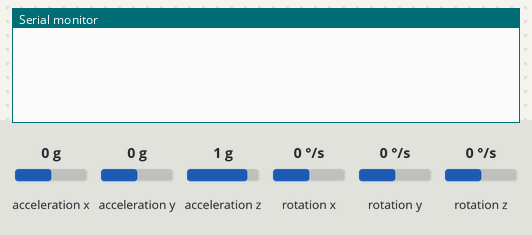
Simulated run of this sketch. Board: Arduino Uno, built with avr-gcc and run on an emulated ATmega328P. Parts: the last lines printed to the serial monitor. Wiring (inferred from the names in the program): MPU-6050 motion sensor at I2C address 0x68. Inputs (shaded band) come from the test bench; at power-on: rotation x 0 °/s, rotation y 0 °/s, acceleration x 0 g, acceleration y 0 g, acceleration z 1 g, rotation z 0 °/s.

Above: at 1.8 s.
1.9 s: rotation x set to -192 °/s
At 2.4 s:
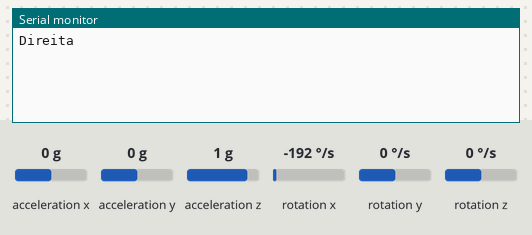
4.5 s: rotation y set to -2 °/s
At 5.8 s:
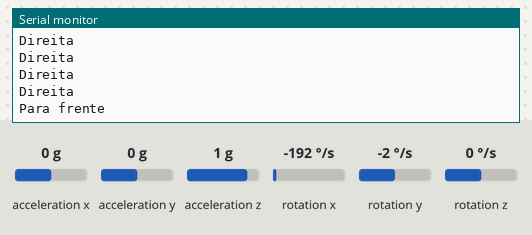

The sketch:

classroom07_gyroscope_accelerometer.ino
```cpp
/*

   **Programa modificado para exibir na tela a direção que o sensor está inclinado.

   MPU-6050 Test

   This simple program reads and prints to the Serial Monitor window
   the raw X/Y/Z values for the accelerometer and the gyro
   It also calculates the pitch and roll values as well as the temperature
   in F and C.

   Connect VDD to 5V and GND to ground on the MCU
   Connect SCL to SCL on MCU and SDA to SDA on MCU

  Note that the correction values can be used to put in an offset to adjust the
  values toward 0 or in the case of the temperature to adjust it to match a
  reference temperature measurement device.
*/
#include<Wire.h>
#include <math.h>
const int MPU=0x68;
int16_t AcX,AcY,AcZ,Tmp,GyX,GyY,GyZ;
double pitch,roll;
//===============================================================================
//  Initialization
//===============================================================================
void setup(){
Wire.begin();
Wire.beginTransmission(MPU);
Wire.write(0x6B);
Wire.write(0);
Wire.endTransmission(true);
Serial.begin(9600);
}
//===============================================================================
//  Main
//===============================================================================
void loop(){
Wire.beginTransmission(MPU);
Wire.write(0x3B);
Wire.endTransmission(false);
Wire.requestFrom(MPU,14,true);

int AcXoff,AcYoff,AcZoff,GyXoff,GyYoff,GyZoff;
int temp,toff;
double t,tx,tf;

//Acceleration data correction
AcXoff = 300;
AcYoff = 20;
AcZoff = -16250;

//Temperature correction
toff = -1400;

//Gyro correction
GyXoff = 20;
GyYoff = -200;
GyZoff = 30;

//read accel data and apply correction
AcX=((Wire.read()<<8|Wire.read()) + AcXoff)/256;
AcY=((Wire.read()<<8|Wire.read()) + AcYoff)/256;
AcZ=((Wire.read()<<8|Wire.read()) + AcZoff)/256;

//read temperature data & apply correction
temp=(Wire.read()<<8|Wire.read()) + toff;

//read gyro data & apply correction
GyX=((Wire.read()<<8|Wire.read()) + GyXoff)/256;
GyY=((Wire.read()<<8|Wire.read()) + GyYoff)/256;
GyZ=((Wire.read()<<8|Wire.read()) + GyZoff)/256;

// Calculate and convert temperature
tx=temp;
t = tx/340 + 36.53;     // Formula from data sheet
tf = (t * 9/5) + 32;    // Standard C to F conversion

//get pitch/roll
getAngle(AcX,AcY,AcZ);

direction(GyX, GyY, GyZ);
delay(1000);
}
//===============================================================================
//  GetAngle - Converts accleration data to pitch & roll
//===============================================================================
void getAngle(int Vx,int Vy,int Vz) {
double x = Vx;
double y = Vy;
double z = Vz;
pitch = atan(x/sqrt((y*y) + (z*z)));
roll = atan(y/sqrt((x*x) + (z*z)));
//convert radians into degrees
pitch = pitch * (180.0/3.14);
roll = roll * (180.0/3.14) ;
}

void direction(int x, int y, int z){
  if(x<0){
    Serial.println("Direita ");
  }
  else if(x>0){
    Serial.println("Esquerda ");
  }

  if(y>0){
    Serial.println("Para trás");
  }
  else if(y<0){
    Serial.println("Para frente");
  }
}
```

Measured:
- the behaviour switches between 0 and -1 °/s on rotation y (found by bisection; images 1 and 2)
- after the input at 1.9 s, the serial monitor: prints a new line after 0.11 s (image 1)
- after the input at 4.5 s, the serial monitor: prints a new line after 0.52 s (image 2)
